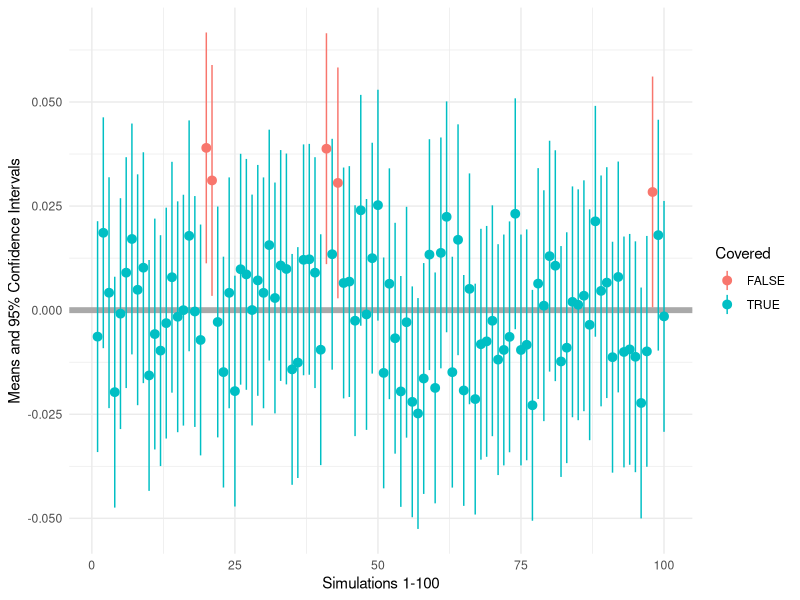
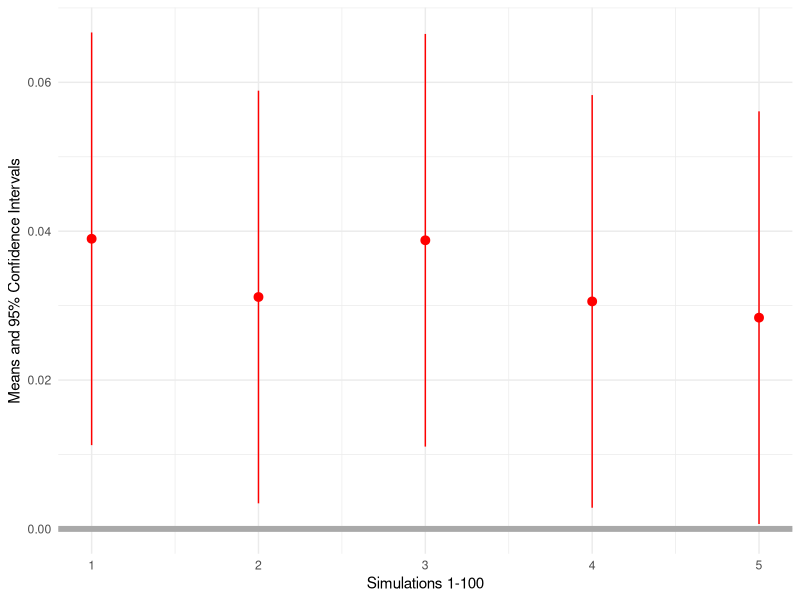

Reproduce these figures in R, in order.
## ---- chunk 1
knitr::opts_chunk$set(echo = TRUE)
## ---- chunk 2
library(plyr)
library(dplyr)
library(magrittr)
library(ggplot2)
## ---- chunk 3
set.seed(1234)
## ---- chunk 4
samples <- lapply(1:100, function(x) rnorm(5000, mean = 0, sd = 1))
## ---- chunk 5
info <- function(x){ 
  M <- mean(x)
  DF <- length(x) - 1
  SE <- 1 / sqrt(length(x))
  INT <- qt(.975, DF) * SE
  return(c("Mean"    = M, 
           "Bias"    = M - 0, 
           "Std.Err" = SE, 
           "Lower"   = M - INT, 
           "Upper"   = M + INT))
}
## ---- chunk 6
results <- samples %>% sapply(info) %>% t()
## ---- chunk 7
results <- results %>%
  as.data.frame() %>%
  mutate(Covered = Lower < 0 & 0 < Upper)
## ---- chunk 8
colMeans(results)
## ---- chunk 9
noncovered <- results[!results$Covered, ]
## ---- chunk 10
library(ggplot2)

ggplot(results, aes(y = Mean, x = 1:100, ymax = Upper, ymin = Lower, 
                    colour = Covered)) + 
  geom_hline(yintercept = 0, color = "dark grey", size = 2) + 
  geom_pointrange() + 
  xlab("Simulations 1-100") +
  ylab("Means and 95% Confidence Intervals") + 
  theme_minimal()
## ---- chunk 11

ggplot(noncovered, aes(y = Mean, x = 1:5, ymax = Upper, ymin = Lower)) + 
  geom_hline(aes(yintercept = 0), color = "dark grey", size = 2) + 
  geom_pointrange(col = "red") + 
  xlab("Simulations 1-100") +
  ylab("Means and 95% Confidence Intervals") + 
  theme_minimal()
